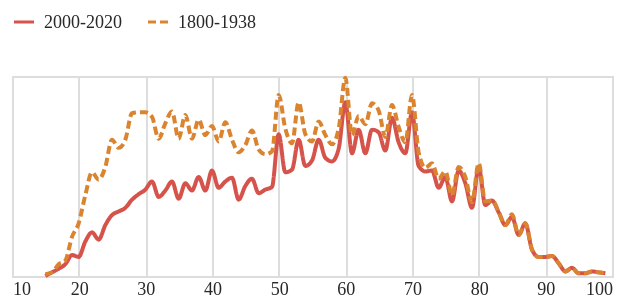

Source (notebook cell):
### Code cell
tvar1 = alt.Chart(do_grafu_basnici.to_pandas(), width=300, height=100).mark_line(interpolate="monotone").encode(
    alt.X('vek:Q').axis(domain=False, tickSize=0, title=None),
    alt.Y('len:Q').stack('zero').axis(None),
    alt.Color('obdobi:N', sort=['2000-2020','1800-1838'], scale=alt.Scale(range=['#D6534B', '#DB842F']), legend=alt.Legend(title=None, orient="top")),
    alt.StrokeDash('obdobi:N', sort=['2000-2020','1800-1838'], legend=None)
)

tvar1

### Figure 1 — Vega-Lite specification as saved in the notebook (floating-point values rounded to 4 significant figures; data arrays with more than 128 entries replaced by an {"elided": "..."} marker saying what was removed)
{"config": {"title": {"font": "Noticia Text", "fontSize": 11.5, "anchor": "start", "lineHeight": 19, "fontWeight": "bolder", "subtitleFont": "Noticia Text", "subtitleFontSize": 10, "subtitleLineHeight": 15, "subtitlePadding": 10, "dy": -10, "color": "#292829", "subtitleColor": "#292829"}, "axis": {"labelFont": "Asap", "titleFont": "Asap", "fontWeight": "lighter", "titleFontWeight": "lighter", "labelFontSize": 9, "titleFontSize": 9, "labelPadding": 2, "titlePadding": 9, "domainOpacity": 0, "tickColor": "#DCDDD6", "labelColor": "#292829"}, "legend": {"labelFont": "Asap", "labelFontWeight": "normal", "titleFont": "Asap", "titleFontWeight": "normal", "labelFontSize": 9, "titleFontSize": 9, "labelColor": "#292829"}}, "data": {"name": "data-ed287fb22eea642641d7d61575ab77f3"}, "mark": {"type": "line", "interpolate": "monotone"}, "encoding": {"color": {"field": "obdobi", "legend": {"orient": "top", "title": null}, "scale": {"range": ["#D6534B", "#DB842F"]}, "sort": ["2000-2020", "1800-1838"], "type": "nominal"}, "strokeDash": {"field": "obdobi", "legend": null, "sort": ["2000-2020", "1800-1838"], "type": "nominal"}, "x": {"axis": {"domain": false, "tickSize": 0, "title": null}, "field": "vek", "type": "quantitative"}, "y": {"axis": null, "field": "len", "stack": "zero", "type": "quantitative"}}, "height": 100, "width": 300, "$schema": "https://vega.github.io/schema/vega-lite/v5.8.0.json", "datasets": {"data-ed287fb22eea642641d7d61575ab77f3": {"elided": "152 records"}}}
